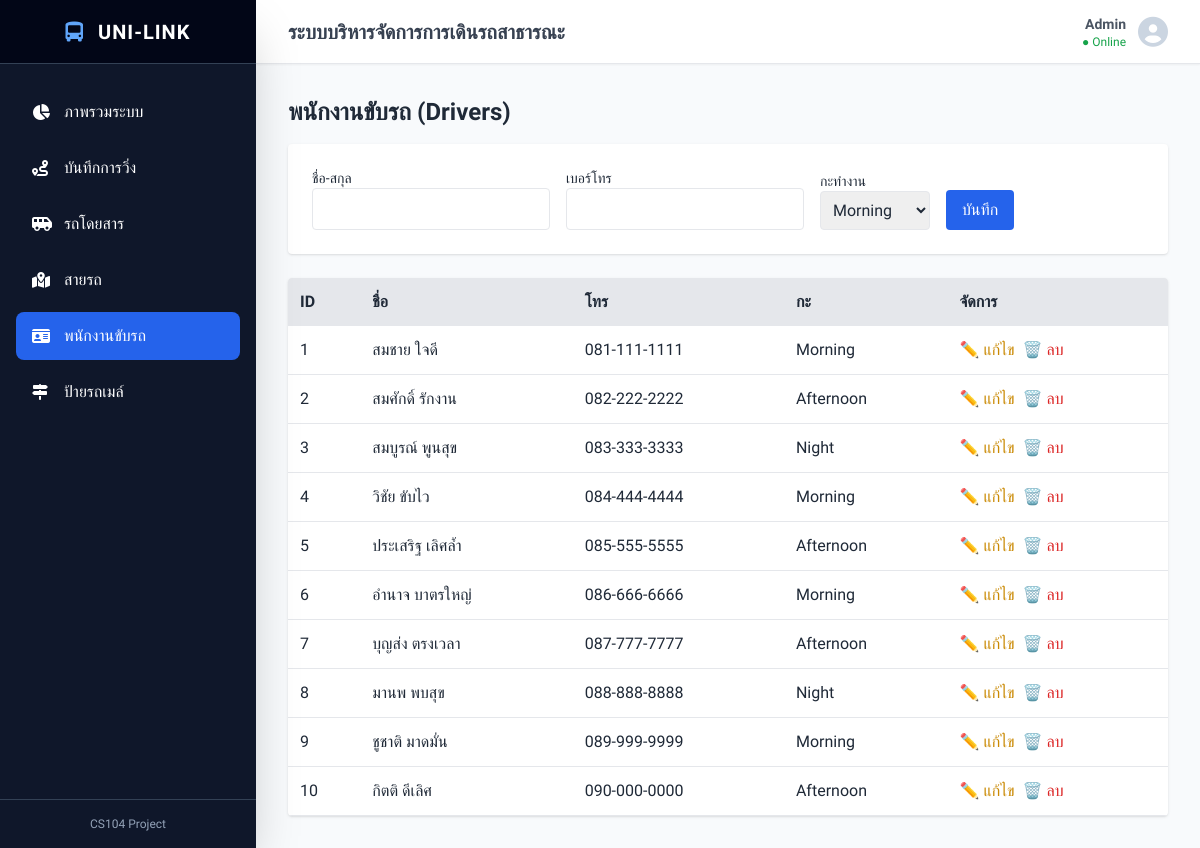
Before: /drivers with the older database file.
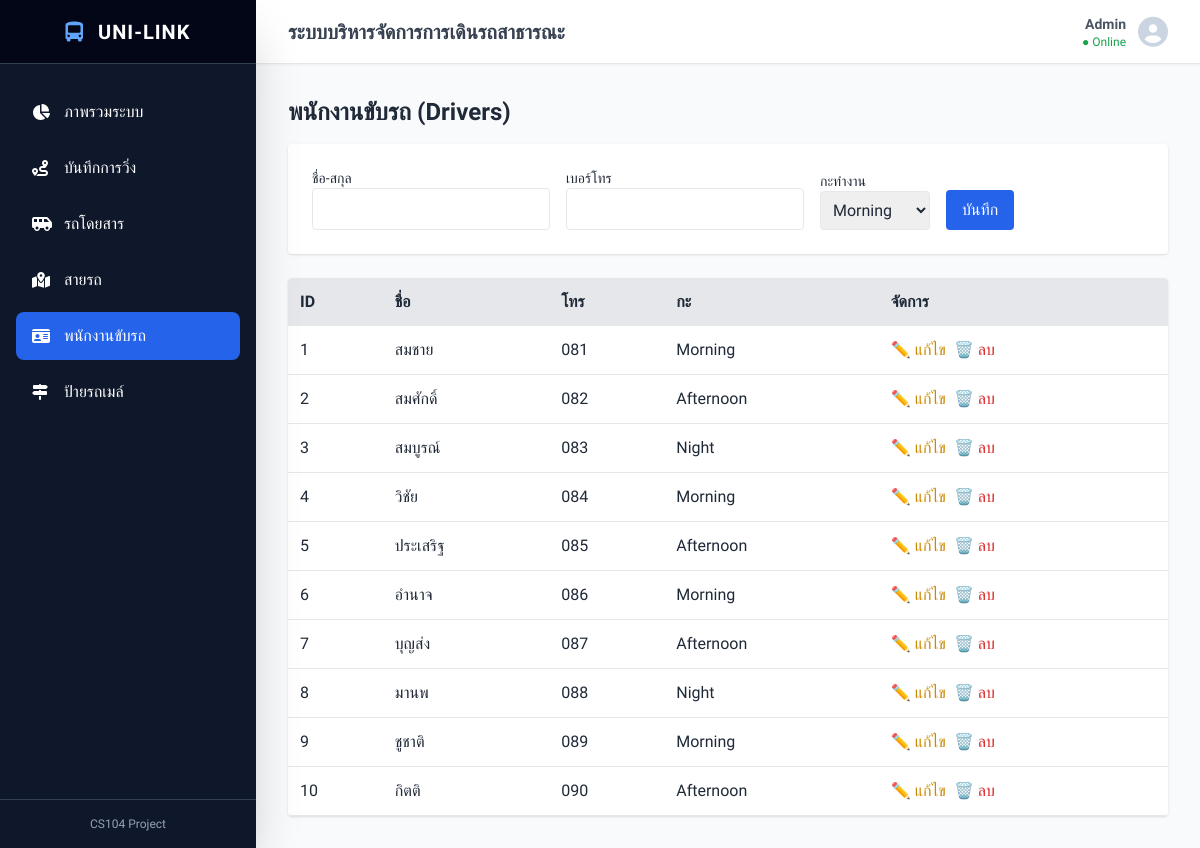
After: the same page with the newer database file.
### tables this page shows
CREATE TABLE Drivers (
    driver_id INTEGER PRIMARY KEY AUTOINCREMENT,
    name TEXT NOT NULL,
    phone TEXT NOT NULL,
    shift TEXT NOT NULL
);

### app.py (the view)
@app.route('/drivers')
def manage_drivers():
    db = open_database()
    all_drivers = db.execute(
        'SELECT driver_id AS id, name, phone, shift FROM Drivers'
    ).fetchall()
    db.close()
    return render_template('drivers.html', items=all_drivers)

### app.py (called while the page is built)
def open_database():
    connection = sqlite3.connect('database.db')
    connection.execute('PRAGMA foreign_keys = ON')
    connection.row_factory = sqlite3.Row
    return connection

### templates/drivers.html
{% extends 'base.html' %}
{% block content %}
<h2 class="text-2xl font-bold mb-4">พนักงานขับรถ (Drivers)</h2>
<div class="bg-white p-6 rounded shadow mb-6">
    <form action="/add_driver" method="POST" class="flex flex-wrap gap-4 items-end">
        <div><label class="block text-sm">ชื่อ-สกุล</label><input type="text" name="name" required class="border p-2 rounded"></div>
        <div><label class="block text-sm">เบอร์โทร</label><input type="text" name="phone" required class="border p-2 rounded"></div>
        <div><label class="block text-sm">กะทำงาน</label>
            <select name="shift" class="border p-2 rounded"><option value="Morning">Morning</option><option value="Afternoon">Afternoon</option><option value="Night">Night</option></select>
        </div>
        <button type="submit" class="bg-blue-600 text-white px-4 py-2 rounded">บันทึก</button>
    </form>
</div>
<div class="bg-white rounded shadow overflow-hidden">
    <table class="w-full text-left">
        <tr class="bg-gray-200"><th class="p-3">ID</th><th class="p-3">ชื่อ</th><th class="p-3">โทร</th><th class="p-3">กะ</th><th class="p-3">จัดการ</th></tr>
        {% for d in items %}<tr class="border-b"><td class="p-3">{{ d.id }}</td><td class="p-3">{{ d.name }}</td><td class="p-3">{{ d.phone }}</td><td class="p-3">{{ d.shift }}</td>
            <td class="p-3"><a href="/edit_driver/{{ d.id }}" class="text-yellow-600 mr-2">✏️ แก้ไข</a><a href="/delete_driver/{{ d.id }}" class="text-red-600" onclick="return confirm('ลบ?');">🗑️ ลบ</a></td>
        </tr>{% endfor %}
    </table>
</div>
{% endblock %}

### templates/base.html (shortened to what this page needs)
<!DOCTYPE html>
<html lang="th">
<head>
    <script src="https://cdn.tailwindcss.com"></script>
    <link rel="stylesheet" href="https://cdnjs.cloudflare.com/ajax/libs/font-awesome/6.4.0/css/all.min.css">
</head>
<body class="bg-slate-50 flex h-screen overflow-hidden text-gray-800">
    <aside class="w-64 bg-slate-900 text-white flex flex-col shadow-2xl z-20">
        <div class="h-16 flex items-center justify-center border-b border-slate-700 bg-slate-950">
            <h1 class="text-xl font-bold tracking-wider">
                <i class="fa-solid fa-bus-simple text-blue-400 mr-2"></i> UNI-LINK
            </h1>
        </div>
        <nav class="flex-1 px-4 py-6 space-y-2 overflow-y-auto">
            <a href="/" class="flex items-center gap-3 px-4 py-3 rounded-lg hover:bg-slate-800 transition-colors {% if request.path == '/' %}bg-blue-600 hover:bg-blue-600{% endif %}">
                <i class="fa-solid fa-chart-pie w-5"></i> ภาพรวมระบบ
            </a>
            <a href="/trip_logs" class="flex items-center gap-3 px-4 py-3 rounded-lg hover:bg-slate-800 transition-colors {% if 'trip_logs' in request.path %}bg-blue-600 hover:bg-blue-600{% endif %}">
                <i class="fa-solid fa-route w-5"></i> บันทึกการวิ่ง
            </a>
            <a href="/vehicles" class="flex items-center gap-3 px-4 py-3 rounded-lg hover:bg-slate-800 transition-colors {% if 'vehicle' in request.path %}bg-blue-600 hover:bg-blue-600{% endif %}">
                <i class="fa-solid fa-van-shuttle w-5"></i> รถโดยสาร
            </a>
            <a href="/routes" class="flex items-center gap-3 px-4 py-3 rounded-lg hover:bg-slate-800 transition-colors {% if 'route' in request.path %}bg-blue-600 hover:bg-blue-600{% endif %}">
                <i class="fa-solid fa-map-location-dot w-5"></i> สายรถ
            </a>
            <a href="/drivers" class="flex items-center gap-3 px-4 py-3 rounded-lg hover:bg-slate-800 transition-colors {% if 'driver' in request.path %}bg-blue-600 hover:bg-blue-600{% endif %}">
                <i class="fa-solid fa-id-card w-5"></i> พนักงานขับรถ
            </a>
            <a href="/bus_stops" class="flex items-center gap-3 px-4 py-3 rounded-lg hover:bg-slate-800 transition-colors {% if 'bus_stop' in request.path %}bg-blue-600 hover:bg-blue-600{% endif %}">
                <i class="fa-solid fa-signs-post w-5"></i> ป้ายรถเมล์
            </a>
        </nav>
        <div class="p-4 border-t border-slate-700 text-xs text-slate-400 text-center">
            CS104 Project
        </div>
    </aside>
    <main class="flex-1 flex flex-col h-screen overflow-hidden relative">
        <header class="h-16 bg-white shadow-sm flex items-center px-8 justify-between z-10 border-b border-gray-200">
            <h2 class="text-xl font-semibold text-gray-700">ระบบบริหารจัดการการเดินรถสาธารณะ</h2>
            <div class="flex items-center gap-3 text-gray-600">
                <div class="text-right">
                    <p class="text-sm font-bold">Admin</p>
                    <p class="text-xs text-green-600">● Online</p>
                </div>
                <i class="fa-solid fa-circle-user text-3xl text-slate-300"></i>
            </div>
        </header>
        <div class="flex-1 overflow-y-auto p-8">
            <div class="max-w-7xl mx-auto">
                {% block content %}{% endblock %}
            </div>
        </div>
    </main>
</body>
</html>

### templates/base.html (style rules this page uses)
body { font-family: 'Prompt', sans-serif; }

Changed rows visible on the page:
changed Drivers id 1: name "สมชาย ใจดี" → "สมชาย"; phone "081-111-1111" → "081"
changed Drivers id 2: name "สมศักดิ์ รักงาน" → "สมศักดิ์"; phone "082-222-2222" → "082"
changed Drivers id 3: name "สมบูรณ์ พูนสุข" → "สมบูรณ์"; phone "083-333-3333" → "083"
changed Drivers id 4: name "วิชัย ขับไว" → "วิชัย"; phone "084-444-4444" → "084"
changed Drivers id 5: name "ประเสริฐ เลิศล้ำ" → "ประเสริฐ"; phone "085-555-5555" → "085"
changed Drivers id 6: name "อำนาจ บาตรใหญ่" → "อำนาจ"; phone "086-666-6666" → "086"
changed Drivers id 7: name "บุญส่ง ตรงเวลา" → "บุญส่ง"; phone "087-777-7777" → "087"
changed Drivers id 8: name "มานพ พบสุข" → "มานพ"; phone "088-888-8888" → "088"
changed Drivers id 9: name "ชูชาติ มาดมั่น" → "ชูชาติ"; phone "089-999-9999" → "089"
changed Drivers id 10: name "กิตติ ดีเลิศ" → "กิตติ"; phone "090-000-0000" → "090"
